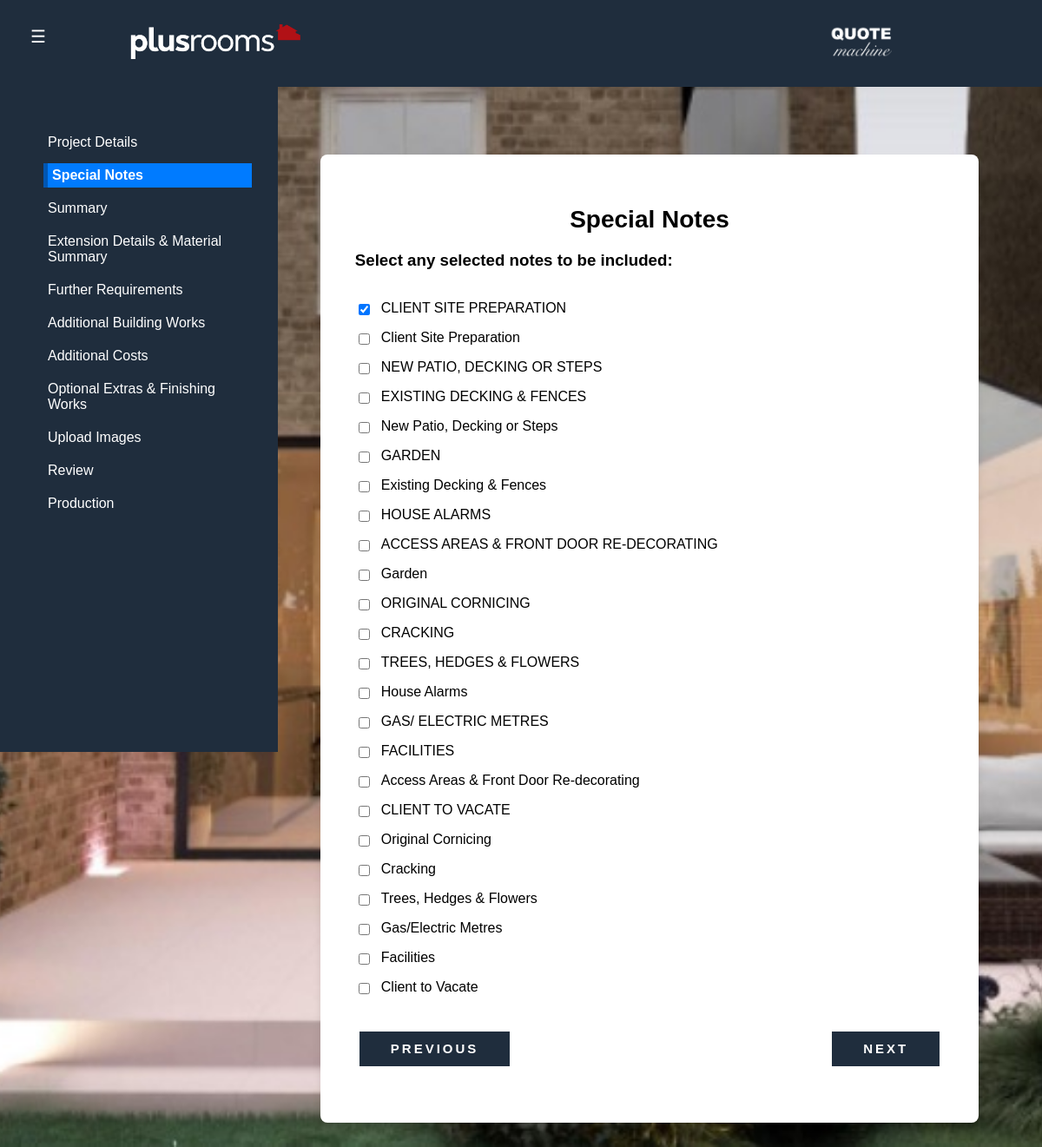
Page /special_notes_page on the earlier database version.
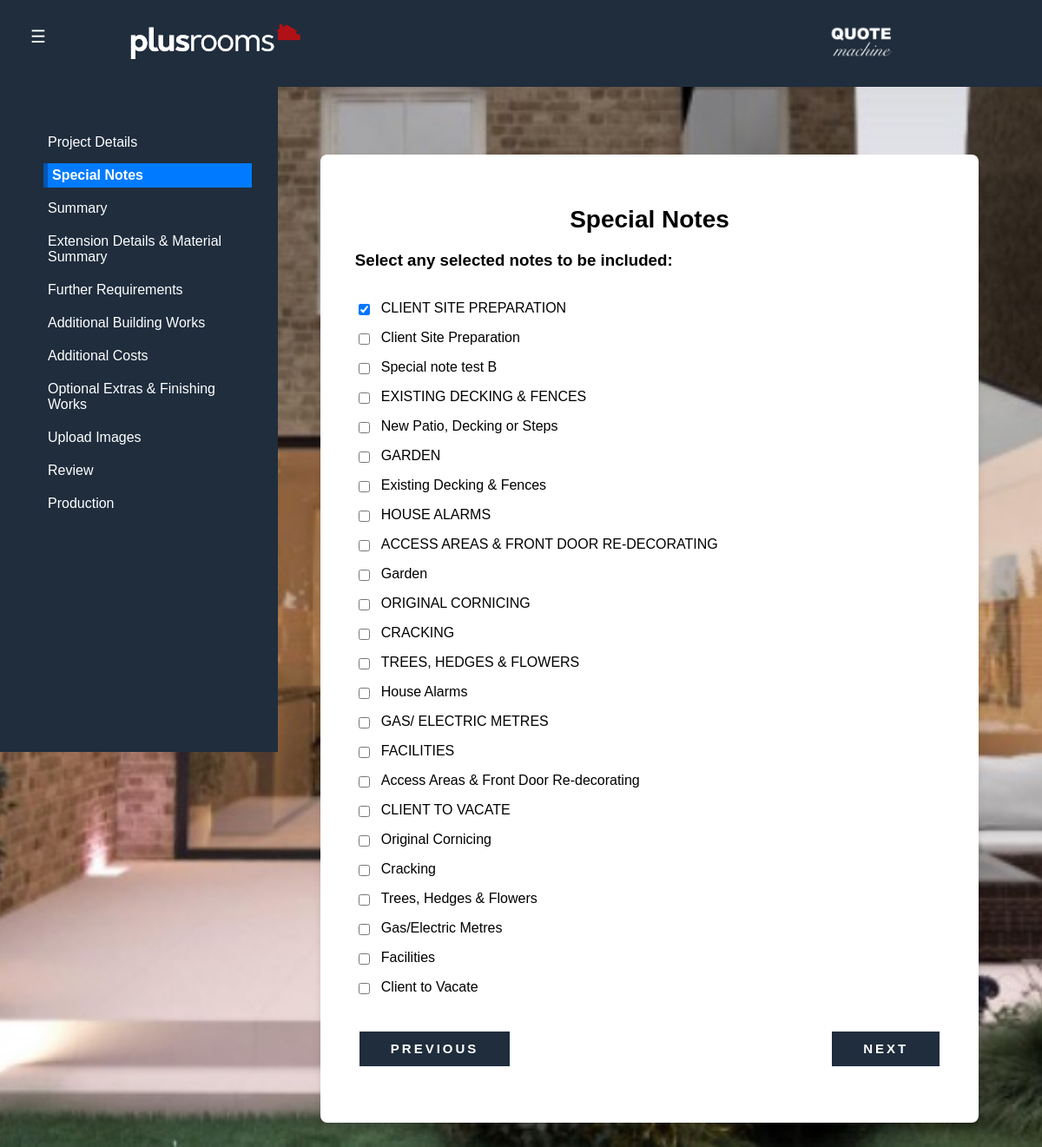
Same page on the later database version.
### tables this page shows
CREATE TABLE option_items (
            id INTEGER PRIMARY KEY AUTOINCREMENT,
            option_set_id INTEGER NOT NULL,
            line_code TEXT NOT NULL,
            label TEXT NOT NULL,
            is_included INTEGER NOT NULL DEFAULT 0,
            sort_order INTEGER NOT NULL DEFAULT 0,
            metadata_json TEXT,
            created_at DATETIME DEFAULT CURRENT_TIMESTAMP,
            UNIQUE (option_set_id, line_code),
            FOREIGN KEY (option_set_id) REFERENCES option_sets(id) ON DELETE CASCADE
        );

### QMapp.py (the view)
@app.route('/special_notes_page', methods=['POST', 'GET'])
def special_notes_page():
	previous_page = session.get('last_visited', 'index')
	session['last_visited'] = 'special_notes_page'
	checkbox_data = session.setdefault('checkbox_data', {})
	page_schema = get_page_schema('special_notes_page')
	if request.method == 'POST':
		checkbox_data = persist_schema_page_submission(page_schema, request.form, checkbox_data)
		session['checkbox_data'] = checkbox_data
		session.modified = True
		return redirect(url_for('summary_page'))
	sheet_data = get_catalog()
	page_schema = build_page_schema_context('special_notes_page', sheet_data, checkbox_data)
	return render_template(
		'form.html',
		page_schema=page_schema,
		schema_render_mode='full',
		previous_page=page_schema.get('navigation', {}).get('previous_endpoint', 'index'),
		next_page=page_schema.get('navigation', {}).get('next_endpoint', 'summary_page'),
		title=page_schema.get('title', 'Special Notes')
	)

### QMapp.py (called while the page is built)
@app.context_processor
def inject_ui_context():
	role = session.get('role')
	is_admin = role == 'admin'
	edit_requested = request.args.get('edit', '').lower() in {'1', 'true', 'yes'}
	edit_mode = is_admin and edit_requested
	return dict(
		current_user_role=role,
		current_username=session.get('username'),
		is_admin=is_admin,
		edit_mode=edit_mode,
	)

def validate_page_schema(page_schema):
	if not page_schema:
		return False
	if not page_schema.get('id'):
		return False
	fields = page_schema.get('fields', [])
	if not isinstance(fields, list):
		return False
	seen_ids = set()
	for field in fields:
		field_id = field.get('id')
		field_type = field.get('type')
		field_name = field.get('name')
		if not field_id or not field_type or not field_name:
			return False
		if field_id in seen_ids:
			return False
		if field_type not in SUPPORTED_SCHEMA_FIELD_TYPES:
			return False
		seen_ids.add(field_id)
	return True

def get_page_schema(page_id):
	page_schema = deepcopy(page_schemas.get('pages', {}).get(page_id))
	if not validate_page_schema(page_schema):
		return None
	return page_schema

def build_page_schema_context(page_id, sheet_data, checkbox_data):
	page_schema = get_page_schema(page_id)
	if not page_schema:
		return None
	for index, field_schema in enumerate(page_schema.get('fields', [])):
		if field_schema.get('type') == 'checkbox_group':
			page_schema['fields'][index] = build_schema_checkbox_group(field_schema, sheet_data, checkbox_data)
	return page_schema

def get_catalog() -> list:
	if CATALOG_SOURCE == 'sheets':
		return fetch_data() or []
	if CATALOG_SOURCE == 'db':
		rows = fetch_catalog_from_db()
		if not rows:
			print('[catalog] DB empty and QM_CATALOG_SOURCE=db — returning []')
		return rows
	rows = fetch_catalog_from_db()
	if rows:
		return rows
	print('[catalog] DB empty — falling back to Google Sheets')
	return fetch_data() or []

def parse_line_code_format(line_code: str) -> dict:
	raw_code = str(line_code or '').strip()
	base_code = raw_code
	markers = ''
	while base_code and base_code[-1] in '#*^@':
		markers = base_code[-1] + markers
		base_code = base_code[:-1]
	return {
		'raw_code': raw_code,
		'base_code': base_code,
		'markers': markers,
		'format_options': {
			'bullet': '^' in markers,
			'single_break': '#' in markers,
			'remove_preceding_break': '*' in markers,
			'no_break': '@' in markers,
		},
	}

### templates/form.html (shortened to what this page needs)
{% extends "index.html" %}
{% block content %}
<div class="form-container">
    <h1>{{ title }}</h1>
    <form action="{{ url_for(request.endpoint) }}" method="POST" {% if twenty_ninth_page %}enctype="multipart/form-data"{% endif %}>
        {% if page_schema and schema_render_mode|default('full') == 'full' %}
        {% for field in page_schema.fields %}
            {% set eff_label = field.label_override if field.label_override else field.label %}
            {% if not edit_mode and field.hidden %}
            {% elif field.type == 'checkbox_group' %}
            <div class="schema-field-block{% if edit_mode %} edit-field-block{% endif %}{% if field.hidden %} field-hidden{% endif %}"
                 data-field-id="{{ field.id or field.name }}"
                 data-page-id="{{ page_schema.id | default('') }}"
                 style="{% if edit_mode and field.hidden %}opacity:.45;{% endif %}">
                <label><h3><b>{% if edit_mode and field.hidden %}<s>{{ eff_label }}</s>{% else %}{{ eff_label }}{% endif %}</b></h3></label><br>
                {% for option in field.options %}
                    {% set option_overrides_map = field.option_overrides if field.option_overrides is mapping else {} %}
                    {% set opt_override = option_overrides_map.get(option.value, {}) %}
                    {% set opt_label = opt_override.get('label_override', option.label) if opt_override is mapping else option.label %}
                    {% set opt_hidden = opt_override.get('hidden', false) if opt_override is mapping else false %}
                    {% set opt_deleted = opt_override.get('deleted', false) if opt_override is mapping else false %}
                    {% set opt_pricing = opt_override.get('pricing_options', {}) if opt_override is mapping else {} %}
                    {% set opt_output = opt_override.get('output_options', {}) if opt_override is mapping else {} %}
                    {% set opt_line_title = opt_output.get('line_title', opt_label) %}
                    {% set opt_line_description = opt_output.get('line_description', '') %}
                    {% set opt_line_notes = opt_output.get('line_additional_notes', '') %}
                    {% if (not edit_mode and (opt_hidden or opt_deleted)) or opt_deleted %}
                    {% else %}
                    <div class="schema-option-row{% if edit_mode %} edit-option-row{% endif %}{% if opt_hidden %} option-hidden{% endif %}"
                         style="{% if edit_mode and opt_hidden %}opacity:.45;{% endif %}display:flex;align-items:center;gap:.4rem;flex-wrap:wrap;">
                        <label class="checkbox-label" style="margin:0;flex:1;">
                            <input type="checkbox" name="{{ field.name }}" value="{{ option.value }}"
                                {% if option.value in field.preselected %} checked {% endif %}
                                {% if opt_hidden and not edit_mode %} disabled {% endif %}>
                            {% if edit_mode and opt_hidden %}<s>{{ opt_label }}</s>{% else %}{{ opt_label }}{% endif %}
                        </label>
                    </div><br>
                    {% endif %}
                {% endfor %}
            </div>
        {% endif %}
        {% endfor %}
        {% endif %}
        <div class="button-container">
            {% if previous_page and previous_page != '/' %}
            <button type="button" class="btn" onclick="window.location.href='{{ url_for(previous_page) }}'">Previous</button>
            {% endif %}
            {% if next_page %}
            <button type="submit" class="btn">Next</button>
            {% else %}
            <input type="submit" class="btn" value="Next">
            {% endif %}
        </div>
    </form>
</div>
{% endblock %}

### templates/index.html (shortened to what this page needs)
<!DOCTYPE html>
<html lang="en">
<head>
    <link rel="stylesheet" href="{{ url_for('static', filename='css/main.css') }}">
</head>
<body>
    <button id="sidebarToggle" class="sidebar-toggle">☰</button>
    <header class="app-header">
        <div class="logo">
            <img src="{{ url_for('static', filename='images/logo-white-plus-rooms.png') }}" alt="Plus Rooms Logo">
        </div>
        <div class="qm-logo">
            <img src="{{ url_for('static', filename='images/qmlogo.png') }}" alt="Quote Machine Logo">
        </div>
    </header>
    <div class="wrapper">
        <div id="sidebar" class="sidebar">
            <nav class="nav flex-column">
                <a href="{{ url_for('index') }}" class="nav-link {% if request.endpoint == 'index' %}active{% endif %}">Project Details</a>
                <a href="{{ url_for('special_notes_page') }}" class="nav-link {% if request.endpoint == 'special_notes_page' %}active{% endif %}">Special Notes</a>
                <a href="{{ url_for('summary_page') }}" class="nav-link {% if request.endpoint == 'summary_page' %}active{% endif %}">Summary</a>
                <a href="{{ url_for('materials_page') }}" class="nav-link {% if request.endpoint == 'materials_page' %}active{% endif %}">Extension Details & Material Summary</a>
                <a href="{{ url_for('further_requirements_page') }}" class="nav-link {% if request.endpoint == 'further_requirements_page' %}active{% endif %}">Further Requirements</a>
                <a href="{{ url_for('additional_building_work_page') }}" class="nav-link {% if request.endpoint == 'additional_building_work_page' %}active{% endif %}">Additional Building Works</a>
                <a href="{{ url_for('additional_costs_page') }}" class="nav-link {% if request.endpoint == 'additional_costs_page' %}active{% endif %}">Additional Costs</a>
                <a href="{{ url_for('optional_extras_page') }}" class="nav-link {% if request.endpoint == 'optional_extras_page' %}active{% endif %}">Optional Extras & Finishing Works</a>
                <a href="{{ url_for('image_upload_page') }}" class="nav-link {% if request.endpoint == 'image_upload' %}active{% endif %}">Upload Images</a>
                <a href="{{ url_for('review') }}" class="nav-link {% if request.endpoint == 'review' %}active{% endif %}">Review</a>
                <a href="{{ url_for('trigger_production_page') }}" class="nav-link {% if request.endpoint == 'trigger_production_page' %}active{% endif %}">Production</a>
            </nav>
        </div>
        <div class="main-content">
            {% block content %}
            {% endblock %}
        </div>
    </div>
</body>
</html>

### static/css/main.css (style rules this page uses)
.wrapper { display: flex; justify-content: flex-start; align-items: flex-start; min-height: 100vh; padding-top: 150px; }
.sidebar { position: fixed; top: 0; left: 0; width: 20%; height: 87vh; padding: 100px 20px 50px 100px; background-color: #1F2D3D; overflow-y: auto; overflow-x: hidden; transition: width 0.3s ease; }
.sidebar .nav-link { color: #ffffff; text-decoration: none; margin-bottom: 10px; padding: 5px 30px 5px 5px; display: block; font-size: 16px; }
.sidebar .nav-link.active { background-color: #007BFF; color: white; font-weight: bold; border-left: 5px solid #0056b3; }
.main-content { flex: 1; margin-left: 25% !important; width: 75% !important; justify-content: center; align-items: center; padding: 20px !important; transition: margin-left 0.3s ease, width 0.3s ease; }
.sidebar-toggle { display: block; position: fixed; top: 20px; left: 20px; z-index: 1000; background-color: #1F2D3D; color: white; border: none; padding: 10px 15px; cursor: pointer; font-size: 20px; }
.form-container { background-color: #ffffff; padding: 40px; border-radius: 8px; box-shadow: 0 4px 8px rgba(0, 0, 0, 0.1); max-width: 80%; width: 100%; margin: 0 auto; }
h1 { text-align: center; font-size: 28px; margin-bottom: 20px; }
body { font-family: 'CynthoNextRegular', sans-serif; }
h1 { font-family: 'CynthoNextBold', sans-serif; }
input, label { font-family: 'CynthoNextRegular', sans-serif; }
.app-header { display: flex; background-color: #1F2D3D; color: white; padding: 50px 20%; box-sizing: border-box; justify-content: space-between; align-items: center; position: fixed; width: 100%; top: 0; left: 0; z-index: 999; }
.app-header .logo { position: absolute; left: 15%; transform: translateX(-15%); }
.app-header .qm-logo { position: absolute; right: 15%; transform: translateX(15%); text-align: right; }
.logo img, .qm-logo img { max-height: 60px; }
.app-header .logo img, .app-header .qm-logo img { height: 40px; }
.button-container { display: flex; justify-content: space-between; margin: 20px 0; }
.btn { display: inline-block; width: auto; margin: 5px; padding: 11px 35px; background-color: #1F2D3D; color: #ffffff; font-family: 'CynthoNextBold', sans-serif; font-size: 15px; line-height: 16px; letter-spacing: 3px; font-weight: 600; text-transform: uppercase; border: 1px solid #1F2D3D; border-radius: 0px; text-align: center; text-decoration: none; cursor: pointer; vertical-align: middle; transition: background-color 0.5s ease, color 0.5s ease; outline: none; box-shadow: none; overflow: hidden; }
.checkbox-label { display: block; padding-left: 30px; text-indent: 0; line-height: 1; position: relative; }
.checkbox-label input[type="checkbox"] { position: absolute; left: 0; top: 0; }
body { background-image: url('/static/images/Alternative glazing1.jpg'); background-size: cover; background-repeat: no-repeat; background-attachment: fixed; background-position: center; }
.checkbox-label { display: block; margin-bottom: 10px; }
@media (min-width: 769px) { .sidebar-toggle { display: true; } }
@media (min-width: 769px) { .sidebar { width: 20%; padding: 150px 30px 20px 50px; overflow-y: auto; } }
@media (min-width: 769px) { .main-content { margin-left: 25%; width: 75%; } }

Differences in the rows shown:
changed option_items: label "NEW PATIO, DECKING OR STEPS" → "Special note test B"
